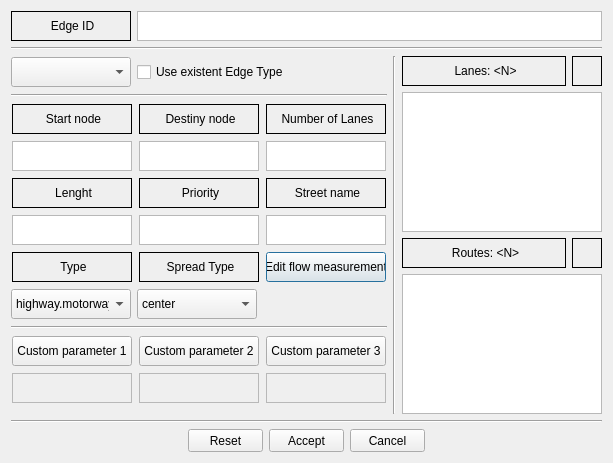
<?xml version="1.0" encoding="UTF-8"?>
<ui version="4.0">
 <class>edgeItemDialog</class>
 <widget class="QDialog" name="edgeItemDialog">
  <property name="windowModality">
   <enum>Qt::WindowModal</enum>
  </property>
  <property name="geometry">
   <rect>
    <x>0</x>
    <y>0</y>
    <width>613</width>
    <height>463</height>
   </rect>
  </property>
  <property name="minimumSize">
   <size>
    <width>613</width>
    <height>463</height>
   </size>
  </property>
  <property name="maximumSize">
   <size>
    <width>613</width>
    <height>463</height>
   </size>
  </property>
  <property name="windowTitle">
   <string>Edge properties</string>
  </property>
  <property name="windowIcon">
   <iconset resource="../../../../resources/eNetEditorResources.qrc">
    <normaloff>:/items/node.png</normaloff>:/items/node.png</iconset>
  </property>
  <property name="modal">
   <bool>false</bool>
  </property>
  <layout class="QVBoxLayout" name="verticalLayout_3">
   <item>
    <layout class="QHBoxLayout" name="horizontalLayout_9">
     <item>
      <widget class="QLabel" name="LabelEdgeID">
       <property name="minimumSize">
        <size>
         <width>120</width>
         <height>30</height>
        </size>
       </property>
       <property name="maximumSize">
        <size>
         <width>120</width>
         <height>30</height>
        </size>
       </property>
       <property name="frameShape">
        <enum>QFrame::Box</enum>
       </property>
       <property name="text">
        <string>&lt;html&gt;&lt;head/&gt;&lt;body&gt;&lt;p align=&quot;center&quot;&gt;Edge ID&lt;/p&gt;&lt;/body&gt;&lt;/html&gt;</string>
       </property>
      </widget>
     </item>
     <item>
      <widget class="QTextBrowser" name="TextNodeID">
       <property name="minimumSize">
        <size>
         <width>0</width>
         <height>30</height>
        </size>
       </property>
       <property name="maximumSize">
        <size>
         <width>16777215</width>
         <height>30</height>
        </size>
       </property>
       <property name="verticalScrollBarPolicy">
        <enum>Qt::ScrollBarAlwaysOff</enum>
       </property>
       <property name="horizontalScrollBarPolicy">
        <enum>Qt::ScrollBarAlwaysOff</enum>
       </property>
       <property name="html">
        <string>&lt;!DOCTYPE HTML PUBLIC &quot;-//W3C//DTD HTML 4.0//EN&quot; &quot;http://www.w3.org/TR/REC-html40/strict.dtd&quot;&gt;
&lt;html&gt;&lt;head&gt;&lt;meta name=&quot;qrichtext&quot; content=&quot;1&quot; /&gt;&lt;style type=&quot;text/css&quot;&gt;
p, li { white-space: pre-wrap; }
&lt;/style&gt;&lt;/head&gt;&lt;body style=&quot; font-family:'MS Shell Dlg 2'; font-size:8.25pt; font-weight:400; font-style:normal;&quot;&gt;
&lt;p align=&quot;center&quot; style=&quot;-qt-paragraph-type:empty; margin-top:0px; margin-bottom:0px; margin-left:0px; margin-right:0px; -qt-block-indent:0; text-indent:0px;&quot;&gt;&lt;br /&gt;&lt;/p&gt;&lt;/body&gt;&lt;/html&gt;</string>
       </property>
       <property name="textInteractionFlags">
        <set>Qt::LinksAccessibleByKeyboard|Qt::LinksAccessibleByMouse|Qt::TextBrowserInteraction|Qt::TextSelectableByKeyboard|Qt::TextSelectableByMouse</set>
       </property>
      </widget>
     </item>
    </layout>
   </item>
   <item>
    <widget class="Line" name="line_3">
     <property name="orientation">
      <enum>Qt::Horizontal</enum>
     </property>
    </widget>
   </item>
   <item>
    <layout class="QHBoxLayout" name="horizontalLayout_13">
     <item>
      <layout class="QVBoxLayout" name="verticalLayout">
       <item>
        <layout class="QHBoxLayout" name="horizontalLayout_10">
         <item>
          <widget class="QComboBox" name="ComboBoxEdgeType">
           <property name="minimumSize">
            <size>
             <width>120</width>
             <height>30</height>
            </size>
           </property>
           <property name="maximumSize">
            <size>
             <width>120</width>
             <height>30</height>
            </size>
           </property>
          </widget>
         </item>
         <item>
          <widget class="QCheckBox" name="CheckBoxUseExistentEdgeType">
           <property name="minimumSize">
            <size>
             <width>150</width>
             <height>30</height>
            </size>
           </property>
           <property name="maximumSize">
            <size>
             <width>150</width>
             <height>30</height>
            </size>
           </property>
           <property name="text">
            <string>Use existent Edge Type</string>
           </property>
          </widget>
         </item>
         <item>
          <spacer name="horizontalSpacer_2">
           <property name="orientation">
            <enum>Qt::Horizontal</enum>
           </property>
           <property name="sizeHint" stdset="0">
            <size>
             <width>40</width>
             <height>20</height>
            </size>
           </property>
          </spacer>
         </item>
        </layout>
       </item>
       <item>
        <widget class="Line" name="line_5">
         <property name="orientation">
          <enum>Qt::Horizontal</enum>
         </property>
        </widget>
       </item>
       <item>
        <layout class="QHBoxLayout" name="horizontalLayout_3">
         <item>
          <widget class="QLabel" name="LabelStartNode">
           <property name="minimumSize">
            <size>
             <width>120</width>
             <height>30</height>
            </size>
           </property>
           <property name="maximumSize">
            <size>
             <width>120</width>
             <height>30</height>
            </size>
           </property>
           <property name="frameShape">
            <enum>QFrame::Box</enum>
           </property>
           <property name="text">
            <string>&lt;html&gt;&lt;head/&gt;&lt;body&gt;&lt;p align=&quot;center&quot;&gt;Start node&lt;/p&gt;&lt;/body&gt;&lt;/html&gt;</string>
           </property>
          </widget>
         </item>
         <item>
          <widget class="QLabel" name="LabelDestinyNode">
           <property name="minimumSize">
            <size>
             <width>120</width>
             <height>30</height>
            </size>
           </property>
           <property name="maximumSize">
            <size>
             <width>120</width>
             <height>30</height>
            </size>
           </property>
           <property name="frameShape">
            <enum>QFrame::Box</enum>
           </property>
           <property name="text">
            <string>&lt;html&gt;&lt;head/&gt;&lt;body&gt;&lt;p align=&quot;center&quot;&gt;Destiny node&lt;/p&gt;&lt;/body&gt;&lt;/html&gt;</string>
           </property>
          </widget>
         </item>
         <item>
          <widget class="QLabel" name="LabelNumberOfLanes">
           <property name="minimumSize">
            <size>
             <width>120</width>
             <height>30</height>
            </size>
           </property>
           <property name="maximumSize">
            <size>
             <width>30</width>
             <height>30</height>
            </size>
           </property>
           <property name="frameShape">
            <enum>QFrame::Box</enum>
           </property>
           <property name="text">
            <string>&lt;html&gt;&lt;head/&gt;&lt;body&gt;&lt;p align=&quot;center&quot;&gt;Number of Lanes&lt;/p&gt;&lt;/body&gt;&lt;/html&gt;</string>
           </property>
          </widget>
         </item>
        </layout>
       </item>
       <item>
        <layout class="QHBoxLayout" name="horizontalLayout_4">
         <item>
          <widget class="QTextEdit" name="TextStartNode">
           <property name="minimumSize">
            <size>
             <width>120</width>
             <height>30</height>
            </size>
           </property>
           <property name="maximumSize">
            <size>
             <width>120</width>
             <height>30</height>
            </size>
           </property>
           <property name="verticalScrollBarPolicy">
            <enum>Qt::ScrollBarAlwaysOff</enum>
           </property>
           <property name="horizontalScrollBarPolicy">
            <enum>Qt::ScrollBarAlwaysOff</enum>
           </property>
           <property name="html">
            <string>&lt;!DOCTYPE HTML PUBLIC &quot;-//W3C//DTD HTML 4.0//EN&quot; &quot;http://www.w3.org/TR/REC-html40/strict.dtd&quot;&gt;
&lt;html&gt;&lt;head&gt;&lt;meta name=&quot;qrichtext&quot; content=&quot;1&quot; /&gt;&lt;style type=&quot;text/css&quot;&gt;
p, li { white-space: pre-wrap; }
&lt;/style&gt;&lt;/head&gt;&lt;body style=&quot; font-family:'MS Shell Dlg 2'; font-size:8.25pt; font-weight:400; font-style:normal;&quot;&gt;
&lt;p align=&quot;center&quot; style=&quot;-qt-paragraph-type:empty; margin-top:0px; margin-bottom:0px; margin-left:0px; margin-right:0px; -qt-block-indent:0; text-indent:0px;&quot;&gt;&lt;br /&gt;&lt;/p&gt;&lt;/body&gt;&lt;/html&gt;</string>
           </property>
           <property name="textInteractionFlags">
            <set>Qt::LinksAccessibleByKeyboard|Qt::LinksAccessibleByMouse|Qt::TextBrowserInteraction|Qt::TextSelectableByKeyboard|Qt::TextSelectableByMouse</set>
           </property>
          </widget>
         </item>
         <item>
          <widget class="QTextEdit" name="TextDestinyNode">
           <property name="minimumSize">
            <size>
             <width>120</width>
             <height>30</height>
            </size>
           </property>
           <property name="maximumSize">
            <size>
             <width>120</width>
             <height>30</height>
            </size>
           </property>
           <property name="verticalScrollBarPolicy">
            <enum>Qt::ScrollBarAlwaysOff</enum>
           </property>
           <property name="horizontalScrollBarPolicy">
            <enum>Qt::ScrollBarAlwaysOff</enum>
           </property>
           <property name="html">
            <string>&lt;!DOCTYPE HTML PUBLIC &quot;-//W3C//DTD HTML 4.0//EN&quot; &quot;http://www.w3.org/TR/REC-html40/strict.dtd&quot;&gt;
&lt;html&gt;&lt;head&gt;&lt;meta name=&quot;qrichtext&quot; content=&quot;1&quot; /&gt;&lt;style type=&quot;text/css&quot;&gt;
p, li { white-space: pre-wrap; }
&lt;/style&gt;&lt;/head&gt;&lt;body style=&quot; font-family:'MS Shell Dlg 2'; font-size:8.25pt; font-weight:400; font-style:normal;&quot;&gt;
&lt;p align=&quot;center&quot; style=&quot;-qt-paragraph-type:empty; margin-top:0px; margin-bottom:0px; margin-left:0px; margin-right:0px; -qt-block-indent:0; text-indent:0px;&quot;&gt;&lt;br /&gt;&lt;/p&gt;&lt;/body&gt;&lt;/html&gt;</string>
           </property>
           <property name="textInteractionFlags">
            <set>Qt::LinksAccessibleByKeyboard|Qt::LinksAccessibleByMouse|Qt::TextBrowserInteraction|Qt::TextSelectableByKeyboard|Qt::TextSelectableByMouse</set>
           </property>
          </widget>
         </item>
         <item>
          <widget class="QTextEdit" name="TextNumberOfLanes">
           <property name="minimumSize">
            <size>
             <width>120</width>
             <height>30</height>
            </size>
           </property>
           <property name="maximumSize">
            <size>
             <width>120</width>
             <height>30</height>
            </size>
           </property>
           <property name="verticalScrollBarPolicy">
            <enum>Qt::ScrollBarAlwaysOff</enum>
           </property>
           <property name="horizontalScrollBarPolicy">
            <enum>Qt::ScrollBarAlwaysOff</enum>
           </property>
           <property name="textInteractionFlags">
            <set>Qt::LinksAccessibleByKeyboard|Qt::LinksAccessibleByMouse|Qt::TextBrowserInteraction|Qt::TextSelectableByKeyboard|Qt::TextSelectableByMouse</set>
           </property>
          </widget>
         </item>
        </layout>
       </item>
       <item>
        <layout class="QHBoxLayout" name="horizontalLayout_5">
         <item>
          <widget class="QLabel" name="LabelLenght">
           <property name="minimumSize">
            <size>
             <width>120</width>
             <height>30</height>
            </size>
           </property>
           <property name="maximumSize">
            <size>
             <width>30</width>
             <height>30</height>
            </size>
           </property>
           <property name="frameShape">
            <enum>QFrame::Box</enum>
           </property>
           <property name="text">
            <string>&lt;html&gt;&lt;head/&gt;&lt;body&gt;&lt;p align=&quot;center&quot;&gt;Lenght&lt;/p&gt;&lt;/body&gt;&lt;/html&gt;</string>
           </property>
          </widget>
         </item>
         <item>
          <widget class="QLabel" name="LabelPriority">
           <property name="minimumSize">
            <size>
             <width>120</width>
             <height>30</height>
            </size>
           </property>
           <property name="maximumSize">
            <size>
             <width>30</width>
             <height>30</height>
            </size>
           </property>
           <property name="frameShape">
            <enum>QFrame::Box</enum>
           </property>
           <property name="text">
            <string>&lt;html&gt;&lt;head/&gt;&lt;body&gt;&lt;p align=&quot;center&quot;&gt;Priority&lt;/p&gt;&lt;/body&gt;&lt;/html&gt;</string>
           </property>
          </widget>
         </item>
         <item>
          <widget class="QLabel" name="LabelName">
           <property name="minimumSize">
            <size>
             <width>120</width>
             <height>30</height>
            </size>
           </property>
           <property name="maximumSize">
            <size>
             <width>30</width>
             <height>30</height>
            </size>
           </property>
           <property name="frameShape">
            <enum>QFrame::Box</enum>
           </property>
           <property name="text">
            <string>&lt;html&gt;&lt;head/&gt;&lt;body&gt;&lt;p align=&quot;center&quot;&gt;Street name&lt;/p&gt;&lt;/body&gt;&lt;/html&gt;</string>
           </property>
          </widget>
         </item>
        </layout>
       </item>
       <item>
        <layout class="QHBoxLayout" name="horizontalLayout_6">
         <item>
          <widget class="QTextEdit" name="TextLenght">
           <property name="minimumSize">
            <size>
             <width>120</width>
             <height>30</height>
            </size>
           </property>
           <property name="maximumSize">
            <size>
             <width>120</width>
             <height>30</height>
            </size>
           </property>
           <property name="verticalScrollBarPolicy">
            <enum>Qt::ScrollBarAlwaysOff</enum>
           </property>
           <property name="horizontalScrollBarPolicy">
            <enum>Qt::ScrollBarAlwaysOff</enum>
           </property>
           <property name="textInteractionFlags">
            <set>Qt::LinksAccessibleByKeyboard|Qt::LinksAccessibleByMouse|Qt::TextBrowserInteraction|Qt::TextSelectableByKeyboard|Qt::TextSelectableByMouse</set>
           </property>
          </widget>
         </item>
         <item>
          <widget class="QTextEdit" name="TextPriority">
           <property name="minimumSize">
            <size>
             <width>120</width>
             <height>30</height>
            </size>
           </property>
           <property name="maximumSize">
            <size>
             <width>120</width>
             <height>30</height>
            </size>
           </property>
           <property name="verticalScrollBarPolicy">
            <enum>Qt::ScrollBarAlwaysOff</enum>
           </property>
           <property name="horizontalScrollBarPolicy">
            <enum>Qt::ScrollBarAlwaysOff</enum>
           </property>
           <property name="textInteractionFlags">
            <set>Qt::LinksAccessibleByKeyboard|Qt::LinksAccessibleByMouse|Qt::TextBrowserInteraction|Qt::TextEditable|Qt::TextEditorInteraction|Qt::TextSelectableByKeyboard|Qt::TextSelectableByMouse</set>
           </property>
          </widget>
         </item>
         <item>
          <widget class="QTextEdit" name="TextName">
           <property name="minimumSize">
            <size>
             <width>120</width>
             <height>30</height>
            </size>
           </property>
           <property name="maximumSize">
            <size>
             <width>120</width>
             <height>30</height>
            </size>
           </property>
           <property name="verticalScrollBarPolicy">
            <enum>Qt::ScrollBarAlwaysOff</enum>
           </property>
           <property name="horizontalScrollBarPolicy">
            <enum>Qt::ScrollBarAlwaysOff</enum>
           </property>
           <property name="textInteractionFlags">
            <set>Qt::LinksAccessibleByKeyboard|Qt::LinksAccessibleByMouse|Qt::TextBrowserInteraction|Qt::TextEditable|Qt::TextEditorInteraction|Qt::TextSelectableByKeyboard|Qt::TextSelectableByMouse</set>
           </property>
          </widget>
         </item>
        </layout>
       </item>
       <item>
        <layout class="QHBoxLayout" name="horizontalLayout_11">
         <item>
          <widget class="QLabel" name="LabelType">
           <property name="minimumSize">
            <size>
             <width>120</width>
             <height>30</height>
            </size>
           </property>
           <property name="maximumSize">
            <size>
             <width>30</width>
             <height>30</height>
            </size>
           </property>
           <property name="frameShape">
            <enum>QFrame::Box</enum>
           </property>
           <property name="text">
            <string>&lt;html&gt;&lt;head/&gt;&lt;body&gt;&lt;p align=&quot;center&quot;&gt;Type&lt;/p&gt;&lt;/body&gt;&lt;/html&gt;</string>
           </property>
          </widget>
         </item>
         <item>
          <widget class="QLabel" name="LabelSpreadType">
           <property name="minimumSize">
            <size>
             <width>120</width>
             <height>30</height>
            </size>
           </property>
           <property name="maximumSize">
            <size>
             <width>30</width>
             <height>30</height>
            </size>
           </property>
           <property name="frameShape">
            <enum>QFrame::Box</enum>
           </property>
           <property name="text">
            <string>&lt;html&gt;&lt;head/&gt;&lt;body&gt;&lt;p align=&quot;center&quot;&gt;Spread Type&lt;/p&gt;&lt;/body&gt;&lt;/html&gt;</string>
           </property>
          </widget>
         </item>
         <item>
          <widget class="QPushButton" name="ButtonFlowMeasure">
           <property name="minimumSize">
            <size>
             <width>120</width>
             <height>30</height>
            </size>
           </property>
           <property name="maximumSize">
            <size>
             <width>120</width>
             <height>30</height>
            </size>
           </property>
           <property name="text">
            <string>Edit flow measurement</string>
           </property>
          </widget>
         </item>
        </layout>
       </item>
       <item>
        <layout class="QHBoxLayout" name="horizontalLayout_12">
         <item>
          <widget class="QComboBox" name="ComboBoxType">
           <property name="minimumSize">
            <size>
             <width>120</width>
             <height>30</height>
            </size>
           </property>
           <property name="maximumSize">
            <size>
             <width>120</width>
             <height>30</height>
            </size>
           </property>
           <item>
            <property name="text">
             <string>highway.motorway</string>
            </property>
           </item>
           <item>
            <property name="text">
             <string>highway.motorway_link</string>
            </property>
           </item>
           <item>
            <property name="text">
             <string>highway.trunk</string>
            </property>
           </item>
           <item>
            <property name="text">
             <string>highway.trunk_link</string>
            </property>
           </item>
           <item>
            <property name="text">
             <string>highway.primary</string>
            </property>
           </item>
           <item>
            <property name="text">
             <string>highway.primary_link</string>
            </property>
           </item>
           <item>
            <property name="text">
             <string>highway.secondary</string>
            </property>
           </item>
           <item>
            <property name="text">
             <string>highway.secondary_link</string>
            </property>
           </item>
           <item>
            <property name="text">
             <string>highway.tertiary</string>
            </property>
           </item>
           <item>
            <property name="text">
             <string>highway.unclassified</string>
            </property>
           </item>
           <item>
            <property name="text">
             <string>highway.residential</string>
            </property>
           </item>
           <item>
            <property name="text">
             <string>highway.road</string>
            </property>
           </item>
           <item>
            <property name="text">
             <string>highway.living_street</string>
            </property>
           </item>
           <item>
            <property name="text">
             <string>highway.pedestrian</string>
            </property>
           </item>
           <item>
            <property name="text">
             <string>highway.service</string>
            </property>
           </item>
           <item>
            <property name="text">
             <string>highway.bus_guideway</string>
            </property>
           </item>
           <item>
            <property name="text">
             <string>highway.track</string>
            </property>
           </item>
           <item>
            <property name="text">
             <string>highway.path</string>
            </property>
           </item>
           <item>
            <property name="text">
             <string>highway.cycleway</string>
            </property>
           </item>
           <item>
            <property name="text">
             <string>highway.footway</string>
            </property>
           </item>
           <item>
            <property name="text">
             <string>highway.bridleway</string>
            </property>
           </item>
           <item>
            <property name="text">
             <string>highway.steps</string>
            </property>
           </item>
           <item>
            <property name="text">
             <string>railway.rail</string>
            </property>
           </item>
           <item>
            <property name="text">
             <string>railway.tram</string>
            </property>
           </item>
           <item>
            <property name="text">
             <string>railway.light_rail</string>
            </property>
           </item>
           <item>
            <property name="text">
             <string>railway.subway</string>
            </property>
           </item>
           <item>
            <property name="text">
             <string>railway.preserved</string>
            </property>
           </item>
           <item>
            <property name="text">
             <string>railway.narrow_gauge</string>
            </property>
           </item>
           <item>
            <property name="text">
             <string>railway.monorail</string>
            </property>
           </item>
           <item>
            <property name="text">
             <string>railway.funicular</string>
            </property>
           </item>
          </widget>
         </item>
         <item>
          <widget class="QComboBox" name="ComboBoxSpreadType">
           <property name="minimumSize">
            <size>
             <width>120</width>
             <height>30</height>
            </size>
           </property>
           <property name="maximumSize">
            <size>
             <width>120</width>
             <height>30</height>
            </size>
           </property>
           <item>
            <property name="text">
             <string>center</string>
            </property>
           </item>
           <item>
            <property name="text">
             <string>right</string>
            </property>
           </item>
          </widget>
         </item>
         <item>
          <spacer name="horizontalSpacer">
           <property name="orientation">
            <enum>Qt::Horizontal</enum>
           </property>
           <property name="sizeHint" stdset="0">
            <size>
             <width>40</width>
             <height>20</height>
            </size>
           </property>
          </spacer>
         </item>
        </layout>
       </item>
       <item>
        <widget class="Line" name="line_2">
         <property name="orientation">
          <enum>Qt::Horizontal</enum>
         </property>
        </widget>
       </item>
       <item>
        <layout class="QHBoxLayout" name="horizontalLayout_8">
         <item>
          <widget class="QPushButton" name="ButtonCustomParameter1Name">
           <property name="minimumSize">
            <size>
             <width>120</width>
             <height>30</height>
            </size>
           </property>
           <property name="maximumSize">
            <size>
             <width>120</width>
             <height>30</height>
            </size>
           </property>
           <property name="text">
            <string>Custom parameter 1</string>
           </property>
          </widget>
         </item>
         <item>
          <widget class="QPushButton" name="ButtonCustomParameter2Name">
           <property name="minimumSize">
            <size>
             <width>120</width>
             <height>30</height>
            </size>
           </property>
           <property name="maximumSize">
            <size>
             <width>120</width>
             <height>30</height>
            </size>
           </property>
           <property name="text">
            <string>Custom parameter 2</string>
           </property>
          </widget>
         </item>
         <item>
          <widget class="QPushButton" name="ButtonCustomParameter3Name">
           <property name="minimumSize">
            <size>
             <width>120</width>
             <height>30</height>
            </size>
           </property>
           <property name="maximumSize">
            <size>
             <width>120</width>
             <height>30</height>
            </size>
           </property>
           <property name="text">
            <string>Custom parameter 3</string>
           </property>
          </widget>
         </item>
        </layout>
       </item>
       <item>
        <layout class="QHBoxLayout" name="horizontalLayout_7">
         <item>
          <widget class="QTextEdit" name="TextCustomParameter1Value">
           <property name="enabled">
            <bool>false</bool>
           </property>
           <property name="minimumSize">
            <size>
             <width>120</width>
             <height>30</height>
            </size>
           </property>
           <property name="maximumSize">
            <size>
             <width>120</width>
             <height>30</height>
            </size>
           </property>
           <property name="verticalScrollBarPolicy">
            <enum>Qt::ScrollBarAlwaysOff</enum>
           </property>
           <property name="horizontalScrollBarPolicy">
            <enum>Qt::ScrollBarAlwaysOff</enum>
           </property>
           <property name="textInteractionFlags">
            <set>Qt::LinksAccessibleByKeyboard|Qt::LinksAccessibleByMouse|Qt::TextBrowserInteraction|Qt::TextEditable|Qt::TextEditorInteraction|Qt::TextSelectableByKeyboard|Qt::TextSelectableByMouse</set>
           </property>
          </widget>
         </item>
         <item>
          <widget class="QTextEdit" name="TextCustomParameter2Value">
           <property name="enabled">
            <bool>false</bool>
           </property>
           <property name="minimumSize">
            <size>
             <width>120</width>
             <height>30</height>
            </size>
           </property>
           <property name="maximumSize">
            <size>
             <width>120</width>
             <height>30</height>
            </size>
           </property>
           <property name="verticalScrollBarPolicy">
            <enum>Qt::ScrollBarAlwaysOff</enum>
           </property>
           <property name="horizontalScrollBarPolicy">
            <enum>Qt::ScrollBarAlwaysOff</enum>
           </property>
           <property name="textInteractionFlags">
            <set>Qt::LinksAccessibleByKeyboard|Qt::LinksAccessibleByMouse|Qt::TextBrowserInteraction|Qt::TextEditable|Qt::TextEditorInteraction|Qt::TextSelectableByKeyboard|Qt::TextSelectableByMouse</set>
           </property>
          </widget>
         </item>
         <item>
          <widget class="QTextEdit" name="TextCustomParameter3Value">
           <property name="enabled">
            <bool>false</bool>
           </property>
           <property name="minimumSize">
            <size>
             <width>120</width>
             <height>30</height>
            </size>
           </property>
           <property name="maximumSize">
            <size>
             <width>120</width>
             <height>30</height>
            </size>
           </property>
           <property name="verticalScrollBarPolicy">
            <enum>Qt::ScrollBarAlwaysOff</enum>
           </property>
           <property name="horizontalScrollBarPolicy">
            <enum>Qt::ScrollBarAlwaysOff</enum>
           </property>
           <property name="textInteractionFlags">
            <set>Qt::LinksAccessibleByKeyboard|Qt::LinksAccessibleByMouse|Qt::TextBrowserInteraction|Qt::TextEditable|Qt::TextEditorInteraction|Qt::TextSelectableByKeyboard|Qt::TextSelectableByMouse</set>
           </property>
          </widget>
         </item>
        </layout>
       </item>
      </layout>
     </item>
     <item>
      <widget class="Line" name="line">
       <property name="orientation">
        <enum>Qt::Vertical</enum>
       </property>
      </widget>
     </item>
     <item>
      <layout class="QVBoxLayout" name="verticalLayout_2">
       <item>
        <layout class="QHBoxLayout" name="horizontalLayout_2">
         <item>
          <widget class="QLabel" name="LabelListOfLanes">
           <property name="minimumSize">
            <size>
             <width>0</width>
             <height>30</height>
            </size>
           </property>
           <property name="maximumSize">
            <size>
             <width>16777215</width>
             <height>30</height>
            </size>
           </property>
           <property name="frameShape">
            <enum>QFrame::Box</enum>
           </property>
           <property name="text">
            <string>&lt;html&gt;&lt;head/&gt;&lt;body&gt;&lt;p align=&quot;center&quot;&gt;Lanes: &amp;lt;N&amp;gt;&lt;/p&gt;&lt;/body&gt;&lt;/html&gt;</string>
           </property>
          </widget>
         </item>
         <item>
          <widget class="QLabel" name="LabelListOfLanesIcon">
           <property name="minimumSize">
            <size>
             <width>30</width>
             <height>30</height>
            </size>
           </property>
           <property name="maximumSize">
            <size>
             <width>30</width>
             <height>30</height>
            </size>
           </property>
           <property name="styleSheet">
            <string notr="true">image: url(:/icons/edges/lane.png);</string>
           </property>
           <property name="frameShape">
            <enum>QFrame::Box</enum>
           </property>
           <property name="text">
            <string>&lt;html&gt;&lt;head/&gt;&lt;body&gt;&lt;p align=&quot;center&quot;&gt;&lt;br/&gt;&lt;/p&gt;&lt;/body&gt;&lt;/html&gt;</string>
           </property>
          </widget>
         </item>
        </layout>
       </item>
       <item>
        <widget class="QListWidget" name="ListOfLanes">
         <property name="minimumSize">
          <size>
           <width>200</width>
           <height>0</height>
          </size>
         </property>
         <property name="maximumSize">
          <size>
           <width>200</width>
           <height>16777215</height>
          </size>
         </property>
        </widget>
       </item>
       <item>
        <layout class="QHBoxLayout" name="horizontalLayout">
         <item>
          <widget class="QLabel" name="LabelListOfRoutes">
           <property name="minimumSize">
            <size>
             <width>0</width>
             <height>30</height>
            </size>
           </property>
           <property name="maximumSize">
            <size>
             <width>16777215</width>
             <height>30</height>
            </size>
           </property>
           <property name="frameShape">
            <enum>QFrame::Box</enum>
           </property>
           <property name="text">
            <string>&lt;html&gt;&lt;head/&gt;&lt;body&gt;&lt;p align=&quot;center&quot;&gt;Routes: &amp;lt;N&amp;gt;&lt;/p&gt;&lt;/body&gt;&lt;/html&gt;</string>
           </property>
          </widget>
         </item>
         <item>
          <widget class="QLabel" name="LabelListOfRoutesIcon">
           <property name="minimumSize">
            <size>
             <width>30</width>
             <height>30</height>
            </size>
           </property>
           <property name="maximumSize">
            <size>
             <width>30</width>
             <height>30</height>
            </size>
           </property>
           <property name="styleSheet">
            <string notr="true">image: url(:/icons/flow.png);</string>
           </property>
           <property name="frameShape">
            <enum>QFrame::Box</enum>
           </property>
           <property name="text">
            <string>&lt;html&gt;&lt;head/&gt;&lt;body&gt;&lt;p align=&quot;center&quot;&gt;&lt;br/&gt;&lt;/p&gt;&lt;/body&gt;&lt;/html&gt;</string>
           </property>
          </widget>
         </item>
        </layout>
       </item>
       <item>
        <widget class="QListWidget" name="ListOfRoutes">
         <property name="minimumSize">
          <size>
           <width>200</width>
           <height>0</height>
          </size>
         </property>
         <property name="maximumSize">
          <size>
           <width>200</width>
           <height>16777215</height>
          </size>
         </property>
        </widget>
       </item>
      </layout>
     </item>
    </layout>
   </item>
   <item>
    <widget class="Line" name="line_4">
     <property name="orientation">
      <enum>Qt::Horizontal</enum>
     </property>
    </widget>
   </item>
   <item>
    <layout class="QHBoxLayout" name="LayoutButtons">
     <item>
      <spacer name="horizontalSpacer1">
       <property name="orientation">
        <enum>Qt::Horizontal</enum>
       </property>
       <property name="sizeHint" stdset="0">
        <size>
         <width>40</width>
         <height>20</height>
        </size>
       </property>
      </spacer>
     </item>
     <item>
      <widget class="QPushButton" name="ButtonReset">
       <property name="minimumSize">
        <size>
         <width>75</width>
         <height>23</height>
        </size>
       </property>
       <property name="maximumSize">
        <size>
         <width>75</width>
         <height>23</height>
        </size>
       </property>
       <property name="sizeIncrement">
        <size>
         <width>0</width>
         <height>0</height>
        </size>
       </property>
       <property name="text">
        <string>Reset</string>
       </property>
       <property name="icon">
        <iconset resource="../../../../resources/eNetEditorResources.qrc">
         <normaloff>:/main/reset.ico</normaloff>:/main/reset.ico</iconset>
       </property>
      </widget>
     </item>
     <item>
      <widget class="QPushButton" name="ButtonAccept">
       <property name="minimumSize">
        <size>
         <width>75</width>
         <height>23</height>
        </size>
       </property>
       <property name="maximumSize">
        <size>
         <width>75</width>
         <height>23</height>
        </size>
       </property>
       <property name="text">
        <string>Accept</string>
       </property>
       <property name="icon">
        <iconset resource="../../../../resources/eNetEditorResources.qrc">
         <normaloff>:/main/accept.ico</normaloff>:/main/accept.ico</iconset>
       </property>
      </widget>
     </item>
     <item>
      <widget class="QPushButton" name="ButtonCancel">
       <property name="minimumSize">
        <size>
         <width>75</width>
         <height>23</height>
        </size>
       </property>
       <property name="maximumSize">
        <size>
         <width>75</width>
         <height>23</height>
        </size>
       </property>
       <property name="text">
        <string>Cancel</string>
       </property>
       <property name="icon">
        <iconset resource="../../../../resources/eNetEditorResources.qrc">
         <normaloff>:/main/cancel.ico</normaloff>:/main/cancel.ico</iconset>
       </property>
      </widget>
     </item>
     <item>
      <spacer name="horizontalSpacer2">
       <property name="orientation">
        <enum>Qt::Horizontal</enum>
       </property>
       <property name="sizeHint" stdset="0">
        <size>
         <width>40</width>
         <height>20</height>
        </size>
       </property>
      </spacer>
     </item>
    </layout>
   </item>
  </layout>
 </widget>
 <resources>
  <include location="../../../../resources/eNetEditorResources.qrc"/>
 </resources>
 <connections/>
</ui>
